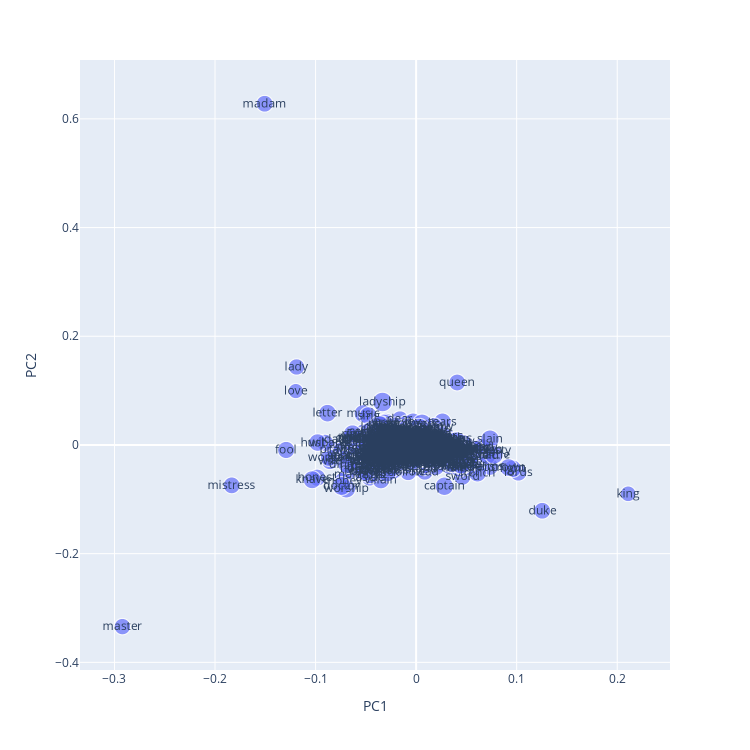

This figure's notebook cell:
### Code cell
vis_loadings(1, 2)

### Figure 1 — Plotly figure (JSON) as saved in the notebook; plotly's stock layout.template omitted (floating-point values rounded to 4 significant figures; data arrays with more than 128 entries replaced by an {"elided": "..."} marker saying what was removed)
{"data": [{"hovertemplate": "PC1=%{x}<br>PC2=%{y}<br>i=%{marker.size}<br>term_str=%{text}<extra></extra>", "legendgroup": "", "marker": {"color": "#636efa", "size": {"elided": "2000 float values"}, "sizemode": "area", "sizeref": 0.03777, "symbol": "circle"}, "mode": "markers+text", "name": "", "showlegend": false, "text": {"elided": "2000 str values"}, "type": "scattergl", "x": {"elided": "2000 float values"}, "xaxis": "x", "y": {"elided": "2000 float values"}, "yaxis": "y"}], "layout": {"height": 750, "legend": {"itemsizing": "constant", "tracegroupgap": 0}, "margin": {"t": 60}, "width": 750, "xaxis": {"anchor": "y", "autorange": true, "domain": [0, 1], "range": [-0.3343, 0.2525], "title": {"text": "PC1"}, "type": "linear"}, "yaxis": {"anchor": "x", "autorange": true, "domain": [0, 1], "range": [-0.4141, 0.7083], "title": {"text": "PC2"}, "type": "linear"}}}
